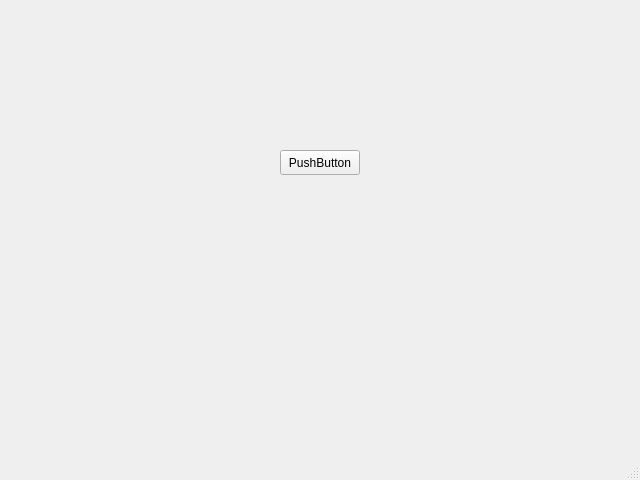
<?xml version="1.0" encoding="UTF-8"?>
<ui version="4.0">
 <class>MainWindow</class>
 <widget class="QMainWindow" name="MainWindow">
  <property name="geometry">
   <rect>
    <x>0</x>
    <y>0</y>
    <width>640</width>
    <height>480</height>
   </rect>
  </property>
  <property name="windowTitle">
   <string>MainWindow</string>
  </property>
  <widget class="QWidget" name="centralwidget">
   <widget class="QPushButton" name="pushButton">
    <property name="geometry">
     <rect>
      <x>280</x>
      <y>150</y>
      <width>80</width>
      <height>25</height>
     </rect>
    </property>
    <property name="text">
     <string>PushButton</string>
    </property>
   </widget>
  </widget>
  <widget class="QMenuBar" name="menubar">
   <property name="geometry">
    <rect>
     <x>0</x>
     <y>0</y>
     <width>640</width>
     <height>22</height>
    </rect>
   </property>
  </widget>
  <widget class="QStatusBar" name="statusbar"/>
 </widget>
 <resources/>
 <connections/>
</ui>
